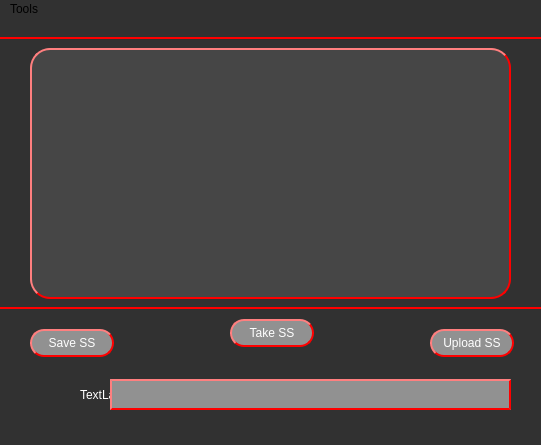
<?xml version="1.0" encoding="UTF-8"?>
<ui version="4.0">
 <class>Sshoter</class>
 <widget class="QMainWindow" name="Sshoter">
  <property name="geometry">
   <rect>
    <x>0</x>
    <y>0</y>
    <width>541</width>
    <height>445</height>
   </rect>
  </property>
  <property name="minimumSize">
   <size>
    <width>541</width>
    <height>445</height>
   </size>
  </property>
  <property name="maximumSize">
   <size>
    <width>541</width>
    <height>445</height>
   </size>
  </property>
  <property name="windowTitle">
   <string>SshooteR</string>
  </property>
  <property name="styleSheet">
   <string notr="true">background-color: rgb(49, 49, 49);</string>
  </property>
  <widget class="QWidget" name="centralWidget">
   <widget class="QPushButton" name="pushButton">
    <property name="geometry">
     <rect>
      <x>230</x>
      <y>300</y>
      <width>84</width>
      <height>28</height>
     </rect>
    </property>
    <property name="styleSheet">
     <string notr="true">QPushButton#pushButton{
color: white;
background-color:rgb(145, 145, 145);
border-style: outset;
border-width: 2px;
border-radius: 14px;
border-color: red;
}
QPushButton#pushButton:hover{
background-color:rgb(70, 70, 70);
}</string>
    </property>
    <property name="text">
     <string>Take SS</string>
    </property>
   </widget>
   <widget class="QLabel" name="label">
    <property name="enabled">
     <bool>true</bool>
    </property>
    <property name="geometry">
     <rect>
      <x>30</x>
      <y>29</y>
      <width>481</width>
      <height>251</height>
     </rect>
    </property>
    <property name="styleSheet">
     <string notr="true">background-color: rgb(70, 70, 70);
border-style: outset;
border-width: 2px;
border-radius: 20px;
border-color: red;</string>
    </property>
    <property name="text">
     <string/>
    </property>
   </widget>
   <widget class="QPushButton" name="pushButton_3">
    <property name="enabled">
     <bool>true</bool>
    </property>
    <property name="geometry">
     <rect>
      <x>430</x>
      <y>310</y>
      <width>84</width>
      <height>28</height>
     </rect>
    </property>
    <property name="styleSheet">
     <string notr="true">QPushButton#pushButton_3{
color: white;
background-color:rgb(145, 145, 145);
border-style: outset;
border-width: 2px;
border-radius: 14px;
border-color: red;
}
QPushButton#pushButton_3:hover{
background-color:rgb(70, 70, 70);
}</string>
    </property>
    <property name="text">
     <string>Upload SS</string>
    </property>
   </widget>
   <widget class="QLabel" name="label_2">
    <property name="geometry">
     <rect>
      <x>80</x>
      <y>360</y>
      <width>41</width>
      <height>31</height>
     </rect>
    </property>
    <property name="styleSheet">
     <string notr="true">color: white;</string>
    </property>
    <property name="text">
     <string>TextLabel</string>
    </property>
   </widget>
   <widget class="QTextBrowser" name="textBrowser">
    <property name="geometry">
     <rect>
      <x>110</x>
      <y>360</y>
      <width>401</width>
      <height>31</height>
     </rect>
    </property>
    <property name="styleSheet">
     <string notr="true">color: white;
background-color:rgb(145, 145, 145);
border-style: outset;
border-width: 2px;
border-color: red;</string>
    </property>
   </widget>
   <widget class="QPushButton" name="pushButton_2">
    <property name="enabled">
     <bool>true</bool>
    </property>
    <property name="geometry">
     <rect>
      <x>30</x>
      <y>310</y>
      <width>84</width>
      <height>28</height>
     </rect>
    </property>
    <property name="styleSheet">
     <string notr="true">QPushButton#pushButton_2{
color: white;
background-color:rgb(145, 145, 145);
border-style: outset;
border-width: 2px;
border-radius: 14px;
border-color: red;
}
QPushButton#pushButton_2:hover{
background-color:rgb(70, 70, 70);
}</string>
    </property>
    <property name="text">
     <string>Save SS</string>
    </property>
   </widget>
   <widget class="QLabel" name="label_3">
    <property name="geometry">
     <rect>
      <x>0</x>
      <y>270</y>
      <width>551</width>
      <height>20</height>
     </rect>
    </property>
    <property name="styleSheet">
     <string notr="true">border-bottom: 2px solid red;</string>
    </property>
    <property name="text">
     <string/>
    </property>
   </widget>
   <widget class="QLabel" name="label_4">
    <property name="geometry">
     <rect>
      <x>0</x>
      <y>0</y>
      <width>551</width>
      <height>20</height>
     </rect>
    </property>
    <property name="styleSheet">
     <string notr="true">border-bottom: 2px solid red;</string>
    </property>
    <property name="text">
     <string/>
    </property>
   </widget>
   <zorder>label_3</zorder>
   <zorder>pushButton</zorder>
   <zorder>label</zorder>
   <zorder>pushButton_3</zorder>
   <zorder>label_2</zorder>
   <zorder>textBrowser</zorder>
   <zorder>pushButton_2</zorder>
   <zorder>label_4</zorder>
  </widget>
  <widget class="QMenuBar" name="menuBar">
   <property name="geometry">
    <rect>
     <x>0</x>
     <y>0</y>
     <width>541</width>
     <height>21</height>
    </rect>
   </property>
   <widget class="QMenu" name="menuOpcje">
    <property name="title">
     <string>Tools</string>
    </property>
    <addaction name="actionOpcje"/>
    <addaction name="separator"/>
   </widget>
   <addaction name="menuOpcje"/>
  </widget>
  <widget class="QStatusBar" name="statusBar"/>
  <action name="actionOpcje">
   <property name="text">
    <string>Options</string>
   </property>
  </action>
 </widget>
 <layoutdefault spacing="6" margin="11"/>
 <resources/>
 <connections/>
</ui>
